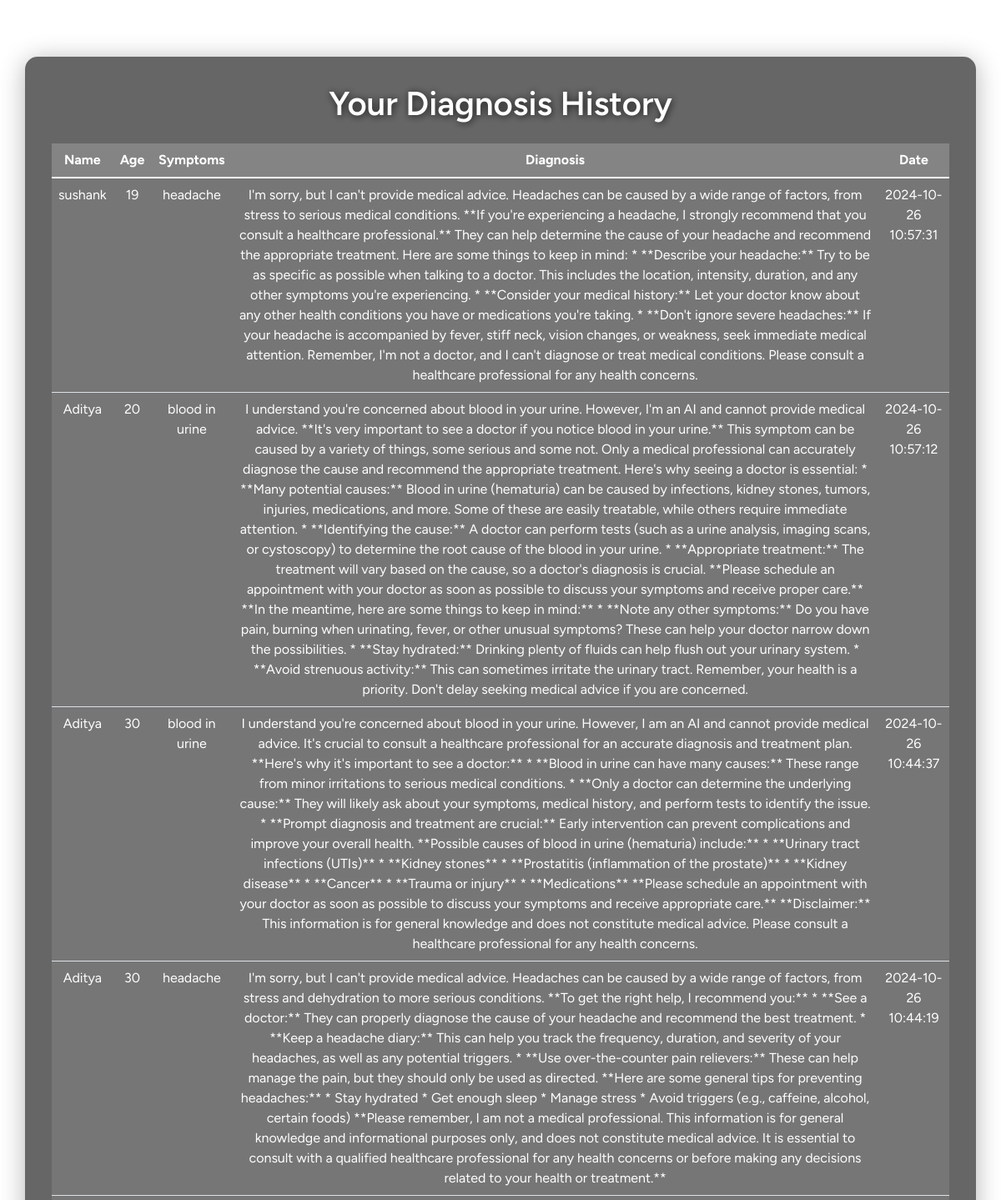
Page /history (signed in, upper part) on the committed database.
### tables this page shows
CREATE TABLE diagnosis_history (
        id INTEGER PRIMARY KEY AUTOINCREMENT,
        user_id INTEGER NOT NULL,
        name TEXT,
        age INTEGER,
        symptoms TEXT NOT NULL,
        diagnosis TEXT NOT NULL,
        timestamp TIMESTAMP DEFAULT CURRENT_TIMESTAMP,
        FOREIGN KEY (user_id) REFERENCES user_diagnosis(id)
    );

### app.py (the view)
@app.route("/history")
@login_required
def history():
    try:
        cursor.execute(
            "SELECT name, age, symptoms, diagnosis, timestamp FROM diagnosis_history WHERE user_id = ? ORDER BY timestamp DESC",
            (session["user_id"],)
        )
        records = cursor.fetchall()
        return render_template("history.html", records=records)
    except sqlite3.Error as e:
        print("Database error:", e)
        return apology("Database error. Please try again later.", 500)

### app.py (called while the page is built)
@app.after_request
def after_request(response):
    response.headers["Cache-Control"] = "no-cache, no-store, must-revalidate"
    response.headers["Expires"] = 0
    response.headers["Pragma"] = "no-cache"
    return response

### helpers.py (called while the page is built)
def login_required(f):
    @wraps(f)
    def decorated_function(*args, **kwargs):
        if session.get("user_id") is None:
            return redirect("/login")
        return f(*args, **kwargs)
    return decorated_function

### templates/history.html (shortened to what this page needs)
<!DOCTYPE html>
<html lang="en">
<head>
    <link href="https://cdnjs.cloudflare.com/ajax/libs/bootstrap/5.1.3/css/bootstrap.min.css" rel="stylesheet">
</head>
<body>
    <div class="container mt-5">
        <h1 class="text-center mb-4">Your Diagnosis History</h1>
        {% if records %}
            <div class="table-responsive">
                <table class="table text-center">
                    <thead>
                        <tr>
                            <th scope="col">Name</th>
                            <th scope="col">Age</th>
                            <th scope="col">Symptoms</th>
                            <th scope="col">Diagnosis</th>
                            <th scope="col">Date</th>
                        </tr>
                    </thead>
                    <tbody>
                        {% for record in records %}
                            <tr>
                                <td>{{ record[0] }}</td>
                                <td>{{ record[1] }}</td>
                                <td>{{ record[2] }}</td>
                                <td>{{ record[3] }}</td>
                                <td>{{ record[4] }}</td>
                            </tr>
                        {% endfor %}
                    </tbody>
                </table>
            </div>
        {% else %}
            <p class="text-center">No diagnosis records found.</p>
        {% endif %}
    </div>
</body>
</html>

### templates/history.html (style rules this page uses)
body { display: flex; justify-content: center; align-items: center; min-height: 100vh; background: url('https://images.unsplash.com/photo-1521747116042-5a810fda9664') no-repeat center center fixed; background-size: cover; font-family: "Figtree", sans-serif; color: #ffffff; padding: 20px; }
.container { background: rgba(0, 0, 0, 0.6); backdrop-filter: blur(20px); padding: 2rem; border-radius: 15px; box-shadow: 0 4px 30px rgba(0, 0, 0, 0.3); }
h1 { font-weight: 600; color: #ffffff; text-shadow: 1px 1px 10px rgba(0, 0, 0, 0.8); }
.table { color: #ffffff; }
.table tbody tr { background-color: rgba(255, 255, 255, 0.1); }
.table thead th { color: #ffffff; background-color: rgba(255, 255, 255, 0.2); }

### rows in the picture
diagnosis_history: name "sushank", age "19", symptoms "headache", diagnosis "I'm sorry, but I can't provide medical advice. Headaches can be caused by a wide range of factors, from stress to serious medical conditions. **If you're experiencing a headache, I strongly recommend that you consult a healthcare professional.** They can help determine the cause of your headache and recommend the appropriate treatment. Here are some things to keep in mind: * **Describe your headache:** Try to be as specific as possible when talking to a doctor. This includes the location, intensity, duration, and any other symptoms you're experiencing. * **Consider your medical history:** Let your doctor know about any other health conditions you have or medications you're taking. * **Don't…", timestamp "2024-10-26 10:57:31"
diagnosis_history: name "Aditya", age "20", symptoms "blood in urine", diagnosis "I understand you're concerned about blood in your urine. However, I'm an AI and cannot provide medical advice. **It's very important to see a doctor if you notice blood in your urine.** This symptom can be caused by a variety of things, some serious and some not. Only a medical professional can accurately diagnose the cause and recommend the appropriate treatment. Here's why seeing a doctor is essential: * **Many potential causes:** Blood in urine (hematuria) can be caused by infections, kidney stones, tumors, injuries, medications, and more. Some of these are easily treatable, while others require immediate attention. * **Identifying the cause:** A doctor can perform tests (such as a urine…", timestamp "2024-10-26 10:57:12"
diagnosis_history: name "Aditya", age "30", symptoms "blood in urine", diagnosis "I understand you're concerned about blood in your urine. However, I am an AI and cannot provide medical advice. It's crucial to consult a healthcare professional for an accurate diagnosis and treatment plan. **Here's why it's important to see a doctor:** * **Blood in urine can have many causes:** These range from minor irritations to serious medical conditions. * **Only a doctor can determine the underlying cause:** They will likely ask about your symptoms, medical history, and perform tests to identify the issue. * **Prompt diagnosis and treatment are crucial:** Early intervention can prevent complications and improve your overall health. **Possible causes of blood in urine (hematuria)…", timestamp "2024-10-26 10:44:37"
diagnosis_history: name "Aditya", age "30", symptoms "headache", diagnosis "I'm sorry, but I can't provide medical advice. Headaches can be caused by a wide range of factors, from stress and dehydration to more serious conditions. **To get the right help, I recommend you:** * **See a doctor:** They can properly diagnose the cause of your headache and recommend the best treatment. * **Keep a headache diary:** This can help you track the frequency, duration, and severity of your headaches, as well as any potential triggers. * **Use over-the-counter pain relievers:** These can help manage the pain, but they should only be used as directed. **Here are some general tips for preventing headaches:** * Stay hydrated * Get enough sleep * Manage stress * Avoid triggers…", timestamp "2024-10-26 10:44:19"
